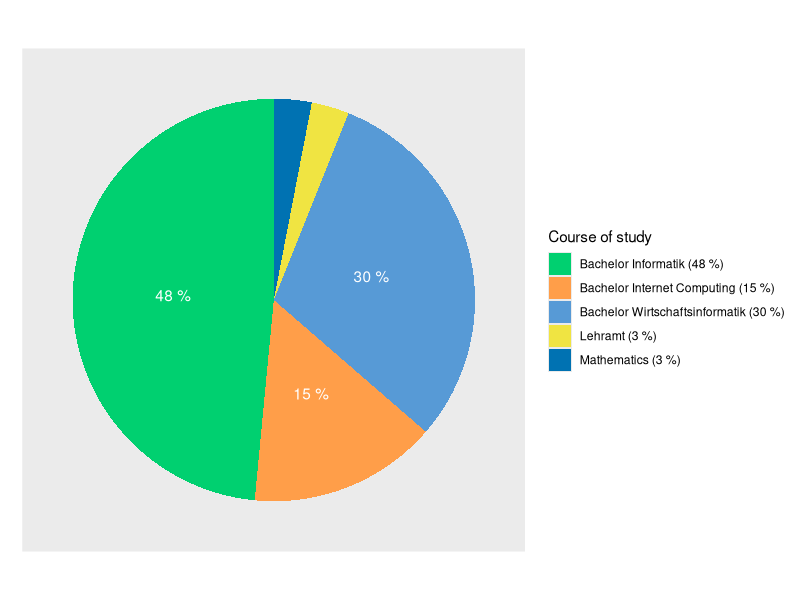
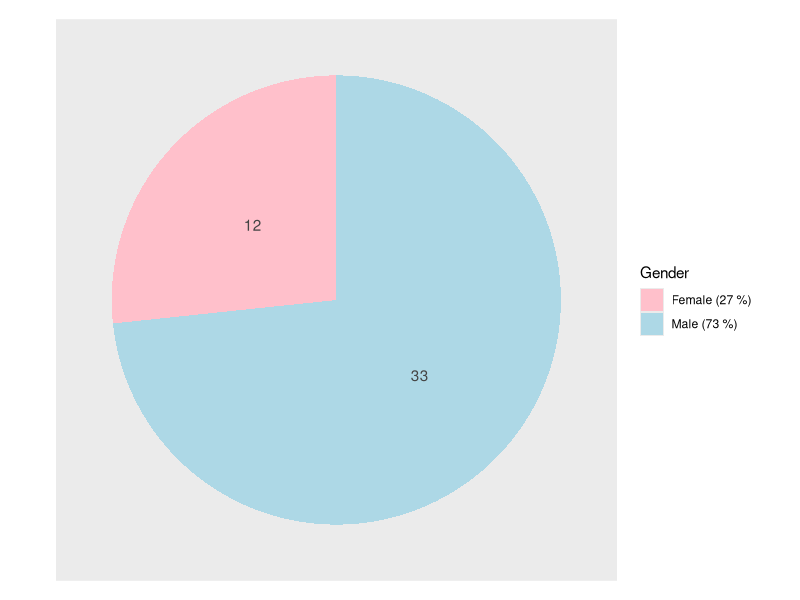
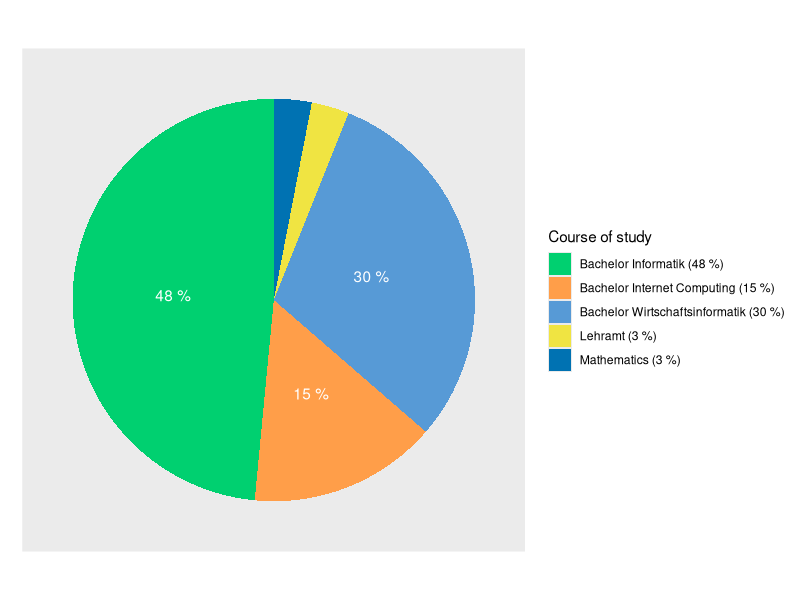
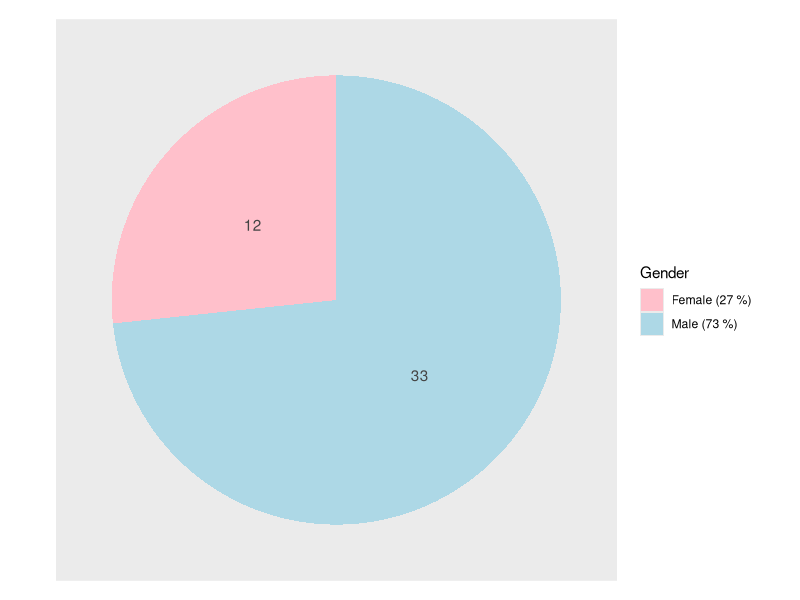

The R script that drew these images, in order: (Note: this script raises an error after producing the figures.)
library(ggstats)
library(ggplot2)
library(dplyr)
library(purrr)
library(reshape2)

if (!exists("outputDir")) outputDir <- "./visualizer/out/"

survey <- read.csv("./visualizer/survey.csv") %>%
  select(courseOfStudy = What.is.your.course.of.study., everything())

# ---- PLOT --- Course of study ----
course_of_study <- survey %>%
  filter(courseOfStudy != "") %>%
  group_by(courseOfStudy) %>%
  summarise(n = n()) %>%
  arrange(desc(n)) %>%
  mutate(courseOfStudy = factor(courseOfStudy, levels = courseOfStudy)) %>%
  mutate(percentage = n / sum(n) * 100) %>%
  mutate(courseOfStudy = paste0(courseOfStudy, " (", round(percentage, 0), " %)"))
ggplot(data = course_of_study, aes(x = "", fill = courseOfStudy, y = n)) +
  geom_bar(stat = "identity") +
  coord_polar("y", start = 0, clip = "on") +
  labs(title = element_blank(), x = element_blank(), y = element_blank(), fill = "Course of study") +
  theme(panel.grid = element_blank(), axis.ticks = element_blank(), axis.text.x = element_blank()) +
  geom_text(aes(label = ifelse(percentage > 5, paste(round(percentage, 0), "%"), '')), position = position_stack(vjust = 0.5), color = "white") +
  scale_fill_manual(values = c("#00d070", "#ff9e49", "#579ad6", "#f0e442", "#0072b2", "#d55e00", "#cc79a7"))
ggsave(filename = paste0(outputDir, "course_of_study.png"), width = 12, height = 6)
# ----

# ---- PLOT --- Gender ------------
gender <- survey %>%
  group_by(Gender) %>%
  summarise(n = n()) %>%
  arrange(desc(n)) %>%
  mutate(Gender = factor(Gender, levels = Gender)) %>%
  mutate(percentage = n / sum(n) * 100) %>%
  mutate(Gender = paste0(Gender, " (", round(percentage, 0), " %)"))
ggplot(data = gender, aes(x = "", fill = Gender, y = n)) +
  geom_bar(stat = "identity") +
  coord_polar("y", start = 0, clip = "on") +
  labs(title = element_blank(), x = element_blank(), y = element_blank(), fill = "Gender") +
  theme(panel.grid = element_blank(), axis.ticks = element_blank(), axis.text.x = element_blank()) +
  geom_text(aes(label = n), position = position_stack(vjust = 0.5), color = "#444444") +
  scale_fill_manual(values = c("pink", "lightblue"))
ggsave(filename = paste0(outputDir, "gender.png"), width = 12, height = 6)
# ----

# ---- PLOT --- Experience with Java ------------
# likert plots of Experience.with.Java
experience <- survey %>%
  select(Java = "Experience.with.Java", Programming = "Experience.with.programming..any.language.")
likert_levels_experience <- experience %>%
    pull(Java) %>%
    unique()
experience <- experience %>%
  mutate(across(everything(), ~factor(.x, levels = likert_levels_experience)))
gglikert(experience)
# ----

# ---- PLOT --- other likert plots ------------
likert_levels_all <- survey %>%
  select(ex = "Please.specify.your.level.of.agreement...Debugging.got.easier.from.room.to.room.") %>%
  pull(ex) %>%
  unique()
all <- survey %>%
  select(starts_with("Please.specify.your.level.of.agreement")) %>%
  rename_with(~gsub("Please\\.specify\\.your\\.level\\.of\\.agreement\\.+", "", .x)) %>%
  rename_with(~gsub("\\.", " ", .x)) %>%
  mutate(across(everything(), ~factor(.x, levels = likert_levels_all)))
gglikert(all)
